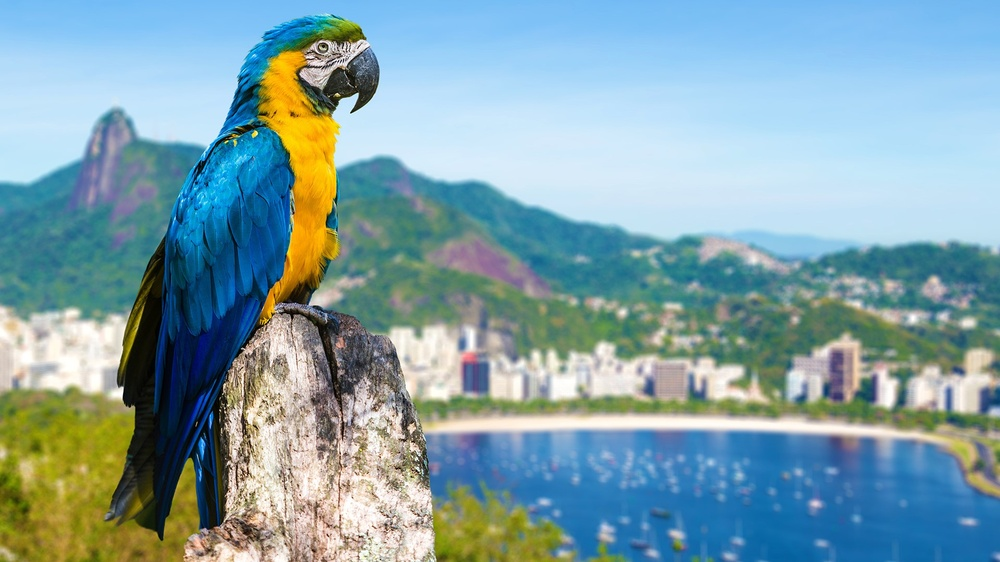
#> input picture img_d.jpg, 1000 x 562 px, shrunk from 1920 x 1080 before the run
$ jupyter execute 'Task-3 Image data.ipynb'
#> lines starting #> are read from the running program, lines starting #| are printed output that depends on the picture
[cell 1]
#pip install opencv-python

[cell 2]
# OpenCV library for image processing.
# We'll load the image using the imread() function from OpenCV.
#

import cv2
import matplotlib.pyplot as plt

[cell 3]
image=cv2.imread('img_d.jpg')    # read the image
#> image is the input picture: shape (562, 1000, 3); mean B, G, R 169.1, 161.4, 129.1

[cell 4]
cv2.imshow("Uploaded image ",image)     # read and show the image  in new tab
cv2.waitKey(0)
cv2.destroyAllWindows()

[cell 5]
plt.imshow(image)                     # Reading and show iamge as below  using matplotlib:
plt.axis('off')
plt.show()

[cell 6]
# creating a new image by converting orignial  image to greyscale:

gray_image=cv2.cvtColor(image,cv2.COLOR_BGR2GRAY)
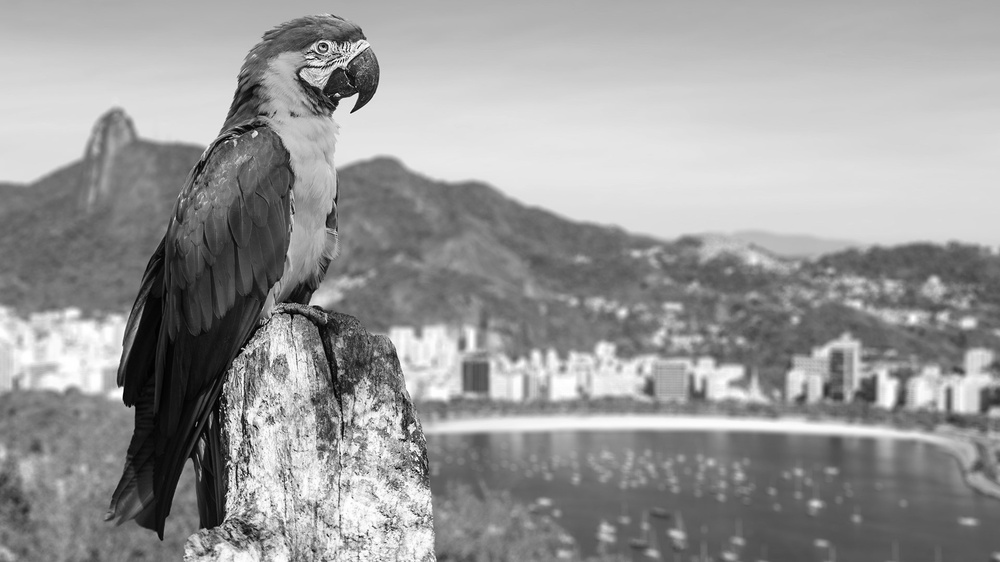
#> gray_image: shape (562, 1000); min 0, max 255, mean 152.6
cv2.imshow("new  image",gray_image)
cv2.waitKey(0)

[cell 7]
# Invert  the new grayscale image:
"""
inverted_image=255-gray_image
cv2.imshow("Inverted",inverted_image)
cv2.waitKey(0)"""

[cell 8]
 # OR

[cell 9]
inverted_image=255-gray_image
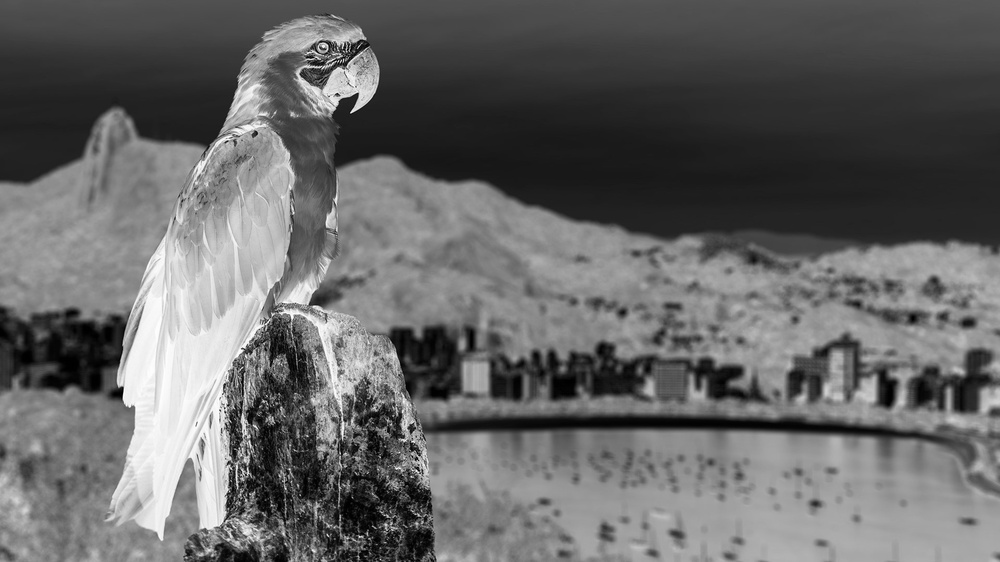
#> inverted_image: shape (562, 1000); min 0, max 255, mean 102.4
plt.imshow(inverted_image)
plt.axis("off")
plt.show()

[cell 10]
 #Process to blur the image by uisng : Gaussian Function in opne CV:


blurred=cv2.GaussianBlur(inverted_image,(21,21),0)
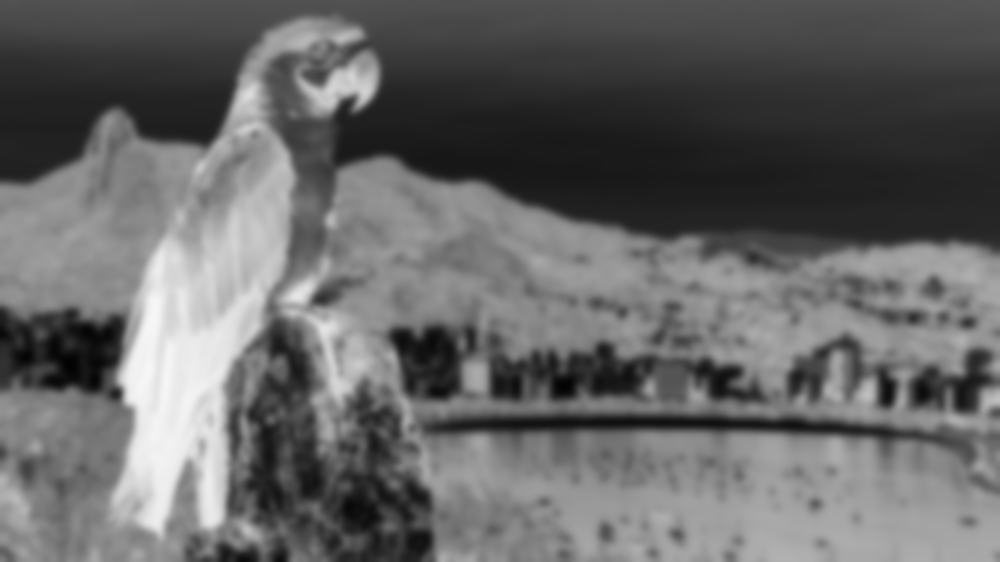
#> blurred: shape (562, 1000); min 2, max 246, mean 102.4

[cell 11]
# final step is to invert the blurred image, then we can easily convert the image into a pencil sketch:


"""inverted_blurred=255-blurred
pencil_sketch=cv2.divide(gray_image,inverted_blurred,scale=256.0)
cv2.imshow('Sketch',pencil_sketch)
cv2.waitKey(0)"""


#or


inverted_blurred=255-blurred
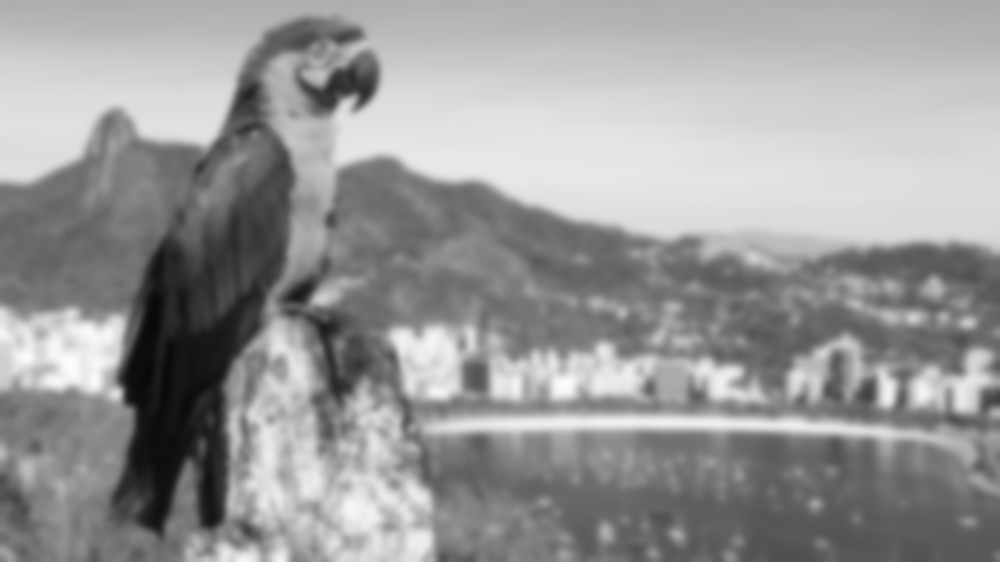
#> inverted_blurred: shape (562, 1000); min 9, max 253, mean 152.6
pencil_sketch=cv2.divide(gray_image,inverted_blurred,scale=256.0)
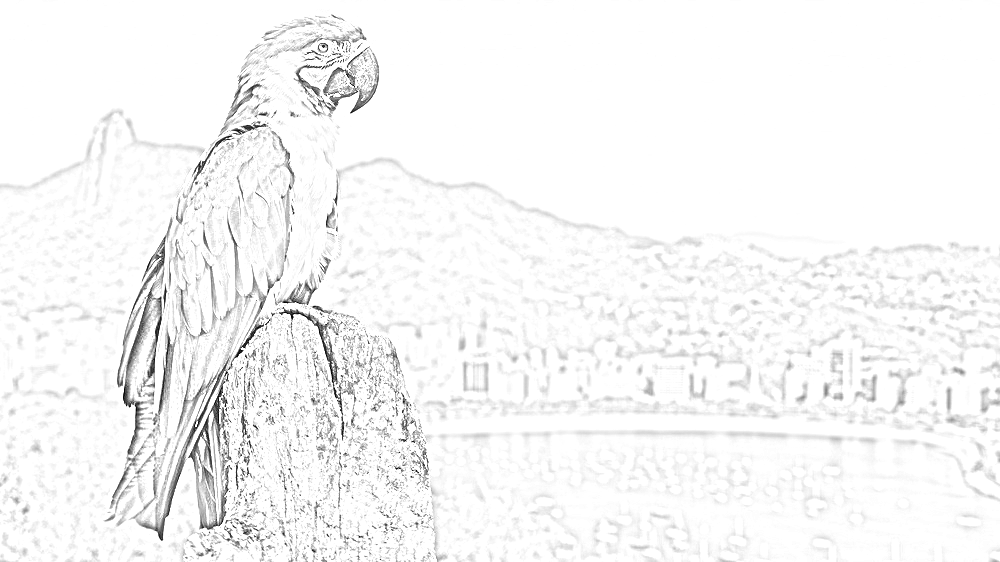
#> pencil_sketch: shape (562, 1000); min 0, max 255, mean 246.4
plt.imshow(pencil_sketch)
plt.axis('off')
plt.show()
